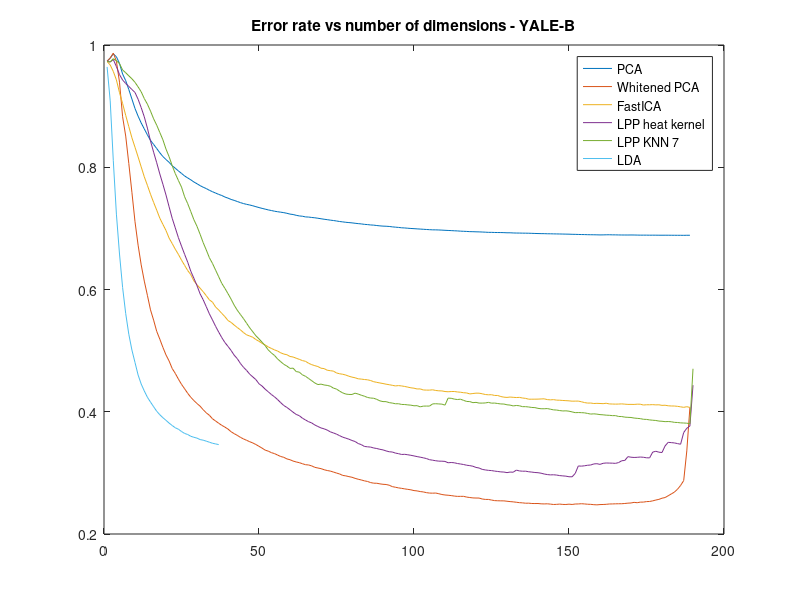

The MATLAB script that drew this image:
load('correct_pca')
error_pca = mean(error);
load('correct_pca_white')
error_pca_white = mean(error);
load('correct_lda')
error_lda = mean(error);
load('correct_lpp_heat')
error_lpp_heat = mean(error);
load('correct_lpp_knn_7')
error_lpp_knn_7 = mean(error);
load('correct_ica')
error_ica = mean(error);

figure
N = length(error_pca);
Nnpp = size(error_lpp_heat, 2);
Nl = size(error_lda,2);

X = 1:N;
Xlpp = 1:Nnpp;
Xl = 1:Nl;

plot(X, error_pca,...
    X, error_pca_white,...
    X, error_ica);
hold on;
    plot(Xlpp, error_lpp_heat, ...
    Xlpp, error_lpp_knn_7);
plot(Xl, error_lda);
legend('PCA', 'Whitened PCA', 'FastICA', 'LPP heat kernel', 'LPP KNN 7', 'LDA');
title('Error rate vs number of dimensions - YALE-B');